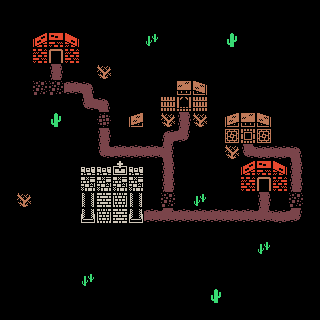

The image is a tile-based game level rendered from a .tmx file. Its description and complete source (layers, tilesets, objects, tile grids) follow:
An orthogonal 20x20 tile map with 16x16 px tiles, 3 tile layers (Ground, Plants, Buildings).

<map version="1.2" tiledversion="1.2.4" orientation="orthogonal" renderorder="right-down" width="20" height="20" tilewidth="16" tileheight="16" infinite="0" nextlayerid="11" nextobjectid="2">
 <tileset firstgid="1" source="tileset_colored.tsx" />
 <layer id="3" name="Ground" width="20" height="20">
  <data encoding="csv">
1,1,1,1,1,1,1,1,1,1,1,1,1,1,1,1,1,1,1,1,
1,1,1,1,1,1,1,1,1,1,1,1,1,1,1,1,1,1,1,1,
1,1,1,1,1,1,1,1,1,1,1,1,1,1,1,1,1,1,1,1,
1,1,1,1,1,1,1,1,1,1,1,1,1,1,1,1,1,1,1,1,
1,1,1,1,1,1,1,1,1,1,1,1,1,1,1,1,1,1,1,1,
1,1,1,1,1,1,1,1,1,1,1,1,1,1,1,1,1,1,1,1,
1,1,1,1,1,1,1,1,1,1,1,1,1,1,1,1,1,1,1,1,
1,1,1,1,1,1,1,1,1,1,1,1,1,1,1,1,1,1,1,1,
1,1,1,1,1,1,1,1,1,1,1,1,1,1,1,1,1,1,1,1,
1,1,1,1,1,1,1,1,1,1,1,1,1,1,1,1,1,1,1,1,
1,1,1,1,1,1,1,1,1,1,1,1,1,1,1,1,1,1,1,1,
1,1,1,1,1,1,1,1,1,1,1,1,1,1,1,1,1,1,1,1,
1,1,1,1,1,1,1,1,1,1,1,1,1,1,1,1,1,1,1,1,
1,1,1,1,1,1,1,1,1,1,1,1,1,1,1,1,1,1,1,1,
1,1,1,1,1,1,1,1,1,1,1,1,1,1,1,1,1,1,1,1,
1,1,1,1,1,1,1,1,1,1,1,1,1,1,1,1,1,1,1,1,
1,1,1,1,1,1,1,1,1,1,1,1,1,1,1,1,1,1,1,1,
1,1,1,1,1,1,1,1,1,1,1,1,1,1,1,1,1,1,1,1,
1,1,1,1,1,1,1,1,1,1,1,1,1,1,1,1,1,1,1,1,
1,1,1,1,1,1,1,1,1,1,1,1,1,1,1,1,1,1,1,1
</data>
 </layer>
 <layer id="4" name="Plants" width="20" height="20">
  <data encoding="csv">
0,0,0,0,0,0,0,0,0,0,0,0,0,0,0,0,0,0,0,0,
0,0,0,0,0,0,0,0,0,0,0,0,0,0,0,0,0,0,0,0,
0,0,0,0,0,0,0,0,0,40,0,0,0,0,39,0,0,0,0,0,
0,0,0,0,0,0,0,0,0,0,0,0,0,0,0,0,0,0,0,0,
0,0,0,41,0,0,71,0,0,0,0,0,0,0,0,0,0,0,0,0,
0,0,3,3,1610612777,2684354602,0,0,0,0,0,0,0,0,0,0,0,0,0,0,
0,0,0,0,0,1610612778,2684354602,0,0,0,0,0,0,0,0,0,0,0,0,0,
0,0,0,39,0,0,4,0,0,0,71,41,71,0,0,0,0,0,0,0,
0,0,0,0,0,0,41,0,0,0,42,3221225514,0,0,0,0,0,0,0,0,
0,0,0,0,0,0,1610612778,1610612777,1610612777,1610612777,3221225515,0,0,0,71,1610612778,2684354601,2684354601,2684354602,0,
0,0,0,0,0,0,0,0,0,0,41,0,0,0,0,0,0,0,41,0,
0,0,0,0,0,0,0,0,0,0,41,0,0,0,0,0,0,0,41,0,
0,71,0,0,0,0,0,0,0,0,3,0,40,0,0,0,41,0,3,0,
0,0,0,0,0,0,0,0,0,1610612777,1610612779,1610612777,1610612777,1610612777,1610612777,1610612777,1610612779,2684354601,3221225514,0,
0,0,0,0,0,0,0,0,0,0,0,0,0,0,0,0,0,0,0,0,
0,0,0,0,0,0,0,0,0,0,0,0,0,0,0,0,40,0,0,0,
0,0,0,0,0,0,0,0,0,0,0,0,0,0,0,0,0,0,0,0,
0,0,0,0,0,40,0,0,0,0,0,0,0,0,0,0,0,0,0,0,
0,0,0,0,0,0,0,0,0,0,0,0,0,39,0,0,0,0,0,0,
0,0,0,0,0,0,0,0,0,0,0,0,0,0,0,0,0,0,0,0
</data>
 </layer>
 <layer id="5" name="Buildings" width="20" height="20">
  <data encoding="csv">
0,0,0,0,0,0,0,0,0,0,0,0,0,0,0,0,0,0,0,0,
0,0,0,0,0,0,0,0,0,0,0,0,0,0,0,0,0,0,0,0,
0,0,390,391,392,0,0,0,0,0,0,0,0,0,0,0,0,0,0,0,
0,0,423,295,423,0,0,0,0,0,0,0,0,0,0,0,0,0,0,0,
0,0,0,0,0,0,0,0,0,0,0,0,0,0,0,0,0,0,0,0,
0,0,0,0,0,0,0,0,0,0,0,492,493,0,0,0,0,0,0,0,
0,0,0,0,0,0,0,0,0,0,526,524,526,0,0,0,0,0,0,0,
0,0,0,0,0,0,0,0,491,0,0,0,0,0,491,492,493,0,0,0,
0,0,0,0,0,0,0,0,0,0,0,0,0,0,406,494,406,0,0,0,
0,0,0,0,0,0,0,0,0,0,0,0,0,0,0,0,0,0,0,0,
0,0,0,0,0,355,355,451,355,0,0,0,0,0,0,390,391,392,0,0,
0,0,0,0,0,417,417,417,417,0,0,0,0,0,0,423,295,423,0,0,
0,0,0,0,0,388,555,588,388,0,0,0,0,0,0,0,0,0,0,0,
0,0,0,0,0,420,588,555,420,0,0,0,0,0,0,0,0,0,0,0,
0,0,0,0,0,0,0,0,0,0,0,0,0,0,0,0,0,0,0,0,
0,0,0,0,0,0,0,0,0,0,0,0,0,0,0,0,0,0,0,0,
0,0,0,0,0,0,0,0,0,0,0,0,0,0,0,0,0,0,0,0,
0,0,0,0,0,0,0,0,0,0,0,0,0,0,0,0,0,0,0,0,
0,0,0,0,0,0,0,0,0,0,0,0,0,0,0,0,0,0,0,0,
0,0,0,0,0,0,0,0,0,0,0,0,0,0,0,0,0,0,0,0
</data>
 </layer>
</map>
